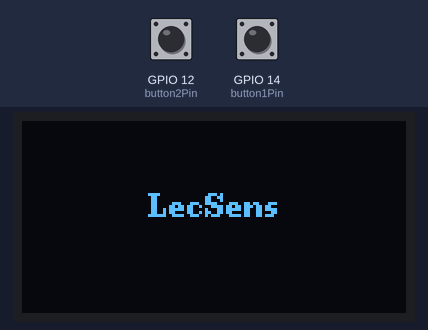
The program below on a simulated ESP32. Shown: 128×64 one-colour display. The test bench sets the inputs (shaded band); at power-on: GPIO 14 (button1Pin) HIGH, GPIO 12 (button2Pin) HIGH. Random numbers use the default seed unless the program sets one; what the program prints to the serial monitor is not drawn.

Above: at 1.2 s.
1.3 s: GPIO 14 (button1Pin) pulled LOW for 0.15 s
At 3.9 s:
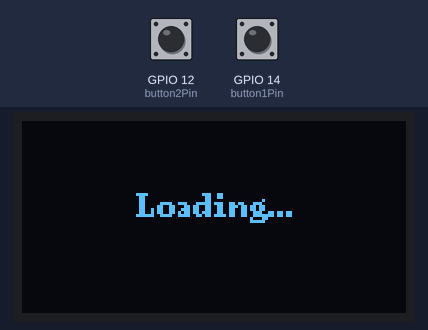
4.4 s: GPIO 12 (button2Pin) pulled LOW for 1 s
At 5.6 s:
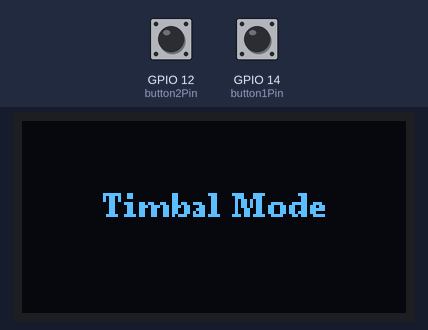
6.9 s: GPIO 12 (button2Pin) pulled LOW for 0.15 s
At 7.5 s:
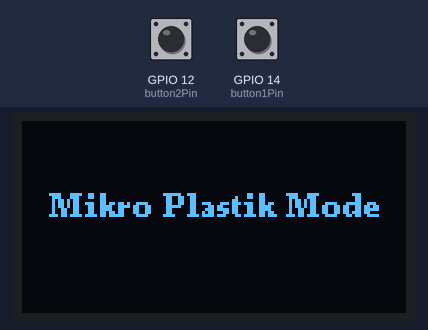
8.6 s: GPIO 14 (button1Pin) pulled LOW for 1 s
At 9.3 s:
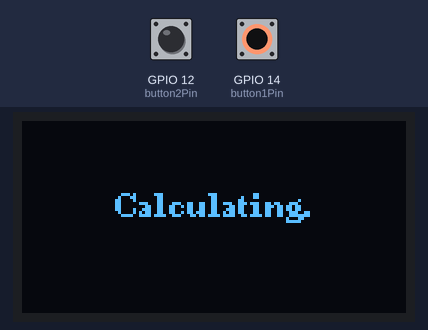
Timing chart, 0 to 11.6 s (numbered marks = the images above; inputs shaded):
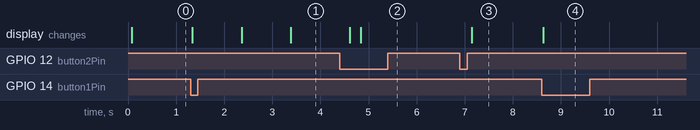

Measured:
- after the input at 1.3 s, the display: first changes at once (image 1 shows a later state)
- after the input at 6.9 s, the display: changes after 0.24 s (image 3)
- after the input at 8.6 s, the display: changes at once (image 4)

The program:

main.cpp
```cpp
#include <Wire.h>
#include <U8g2lib.h>

// Define pins
const int button1Pin = 14;
const int button2Pin = 12;
// SDA 21
// SCL 22

// Variables to store the button state
int button1State = 0;
int button2State = 0;

// Variables to store the previous button state for edge detection
int lastButton1State = HIGH;
int lastButton2State = HIGH;

// OLED display dimensions
#define SCREEN_WIDTH 128
#define SCREEN_HEIGHT 64

int displayState = 0;
int lastState = 0;
float randomNumber;
char buffer[20];

// Initialize the display with the SH1106 driver
U8G2_SH1106_128X64_NONAME_F_HW_I2C u8g2(U8G2_R0, /* reset=*/U8X8_PIN_NONE);

// Function prototype for displayCenteredText
void displayCenteredText(const char *text);
void displayCenteredText2(const char *line1, const char *line2);

void setup()
{
  // Initialize serial communication at 115200 baud rate
  Serial.begin(115200);

  // Initialize the button pins as input
  pinMode(button1Pin, INPUT_PULLUP);
  pinMode(button2Pin, INPUT_PULLUP);

  // Initialize the OLED display
  u8g2.begin();

  // Display initial message
  displayCenteredText("Press buttons");
}

void loop()
{

  if (displayState == 0)
  {
    displayCenteredText("LecSens");
  }
  else if (displayState == 1)
  {
    displayCenteredText("Merkuri Mode");
  }
  else if (displayState == 2)
  {
    displayCenteredText("Timbal Mode");
  }
  else if (displayState == 3)
  {
    displayCenteredText("Mikro Plastik Mode");
  }
  else if (displayState == 4)
  {
    if (lastState == 1)
    {
      displayCenteredText2("Merkuri(Hg): ", buffer);
    }
    else if (lastState == 2)
    {
      displayCenteredText2("Timbal(Pb): ", buffer);
    }
    else if (lastState == 3)
    {
      displayCenteredText2("Mikroplastik: ", buffer);
    }
  }

  // Read the state of button 1
  button1State = digitalRead(button1Pin);

  // Read the state of button 2
  button2State = digitalRead(button2Pin);

  // Check if button 1 is pressed (state changed from HIGH to LOW)
  if (button1State == LOW && lastButton1State == HIGH)
  {
    Serial.println("Button 1 pressed!");

    if (displayState == 0)
    {
      displayCenteredText("Loading.");
      delay(1000);
      displayCenteredText("Loading..");
      delay(1000);
      displayCenteredText("Loading...");
      delay(1000);
      displayState = 1;
    }
    else if (displayState == 1)
    {
      displayCenteredText("Calculating.");
      delay(4000);
      displayCenteredText("Calculating..");
      delay(4000);
      displayCenteredText("Calculating...");
      delay(4000);
      randomNumber = 0.10 + (random(0, 100) / 1000.0);
      buffer[20];
      sprintf(buffer, "%.2f", randomNumber);
      displayState = 4;
      lastState = 1;
    }
    else if (displayState == 2)
    {
      displayCenteredText("Calculating.");
      delay(4000);
      displayCenteredText("Calculating..");
      delay(4000);
      displayCenteredText("Calculating...");
      delay(4000);
      randomNumber = 0.20 + (random(0, 100) / 1000.0);
      buffer[20];
      sprintf(buffer, "%.2f", randomNumber);
      displayState = 4;
      lastState = 2;
    }
    else if (displayState == 3)
    {
      displayCenteredText("Calculating.");
      delay(4000);
      displayCenteredText("Calculating..");
      delay(4000);
      displayCenteredText("Calculating...");
      delay(4000);
      randomNumber = 3.90 + (random(0, 100) / 1000.0);
      buffer[20];
      sprintf(buffer, "%.2f", randomNumber);
      displayState = 4;
      lastState = 3;
    }
    else if (displayState == 4)
    {
      displayState = lastState;
    }
    // Debounce delay
    delay(200);
  }

  // Check if button 2 is pressed (state changed from HIGH to LOW)
  if (button2State == LOW && lastButton2State == HIGH)
  {
    Serial.println("Button 2 pressed!");
    if (displayState == 1)
    {
      displayState = 2;
    }
    else if (displayState == 2)
    {
      displayState = 3;
    }
    else if (displayState == 3)
    {
      displayState = 1;
    }
    // Debounce delay
    delay(200);
  }

  // Save the current state as the last state for the next loop iteration
  lastButton1State = button1State;
  lastButton2State = button2State;
}

void displayCenteredText(const char *text)
{
  u8g2.clearBuffer();
  u8g2.setFont(u8g2_font_ncenB08_tr); // choose a suitable font
  int16_t text_width = u8g2.getStrWidth(text);
  int16_t x = (SCREEN_WIDTH - text_width) / 2;
  int16_t y = (SCREEN_HEIGHT / 2);
  u8g2.setCursor(x, y);
  u8g2.print(text);
  u8g2.sendBuffer();
}

void displayCenteredText2(const char *line1, const char *line2)
{
  u8g2.clearBuffer();
  u8g2.setFont(u8g2_font_ncenB08_tr); // choose a suitable font

  // Display line 1
  int16_t text_width1 = u8g2.getStrWidth(line1);
  int16_t x1 = (SCREEN_WIDTH - text_width1) / 2;
  int16_t y1 = (SCREEN_HEIGHT / 2) - 10; // Place line 1 above center
  u8g2.setCursor(x1, y1);
  u8g2.print(line1);

  // Display line 2
  int16_t text_width2 = u8g2.getStrWidth(line2);
  int16_t x2 = (SCREEN_WIDTH - text_width2) / 2;
  int16_t y2 = (SCREEN_HEIGHT / 2) + 10; // Place line 2 below center
  u8g2.setCursor(x2, y2);
  u8g2.print(line2);

  u8g2.sendBuffer();
}
```
